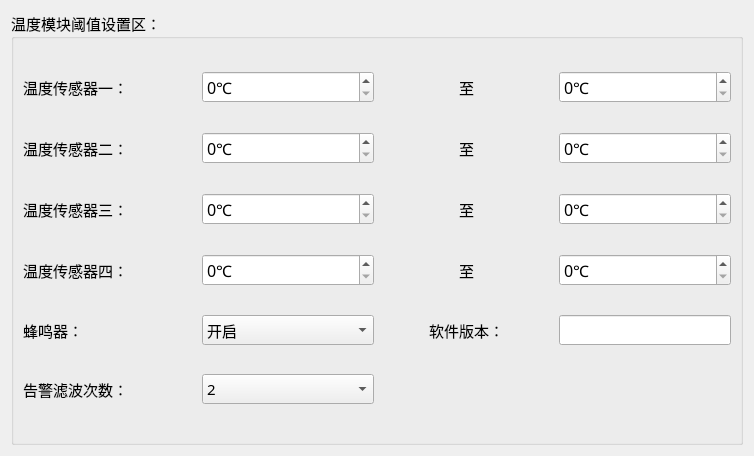
<?xml version="1.0" encoding="UTF-8"?>
<ui version="4.0">
 <class>Set_temper</class>
 <widget class="QWidget" name="Set_temper">
  <property name="geometry">
   <rect>
    <x>0</x>
    <y>0</y>
    <width>754</width>
    <height>456</height>
   </rect>
  </property>
  <property name="windowTitle">
   <string>Form</string>
  </property>
  <layout class="QVBoxLayout" name="verticalLayout">
   <item>
    <widget class="QGroupBox" name="groupBox_2">
     <property name="font">
      <font>
       <family>微软雅黑</family>
       <pointsize>11</pointsize>
      </font>
     </property>
     <property name="title">
      <string>温度模块阈值设置区：</string>
     </property>
     <layout class="QGridLayout" name="gridLayout">
      <item row="0" column="3">
       <widget class="QDoubleSpinBox" name="tem_maxSpinBox_1">
        <property name="sizePolicy">
         <sizepolicy hsizetype="Preferred" vsizetype="Fixed">
          <horstretch>0</horstretch>
          <verstretch>0</verstretch>
         </sizepolicy>
        </property>
        <property name="font">
         <font>
          <family>微软雅黑</family>
          <pointsize>12</pointsize>
         </font>
        </property>
        <property name="suffix">
         <string>℃</string>
        </property>
        <property name="decimals">
         <number>0</number>
        </property>
       </widget>
      </item>
      <item row="0" column="0">
       <widget class="QLabel" name="tem1">
        <property name="font">
         <font>
          <family>微软雅黑</family>
          <pointsize>11</pointsize>
         </font>
        </property>
        <property name="text">
         <string>温度传感器一：</string>
        </property>
       </widget>
      </item>
      <item row="1" column="3">
       <widget class="QDoubleSpinBox" name="tem_maxSpinBox_2">
        <property name="sizePolicy">
         <sizepolicy hsizetype="Preferred" vsizetype="Fixed">
          <horstretch>0</horstretch>
          <verstretch>0</verstretch>
         </sizepolicy>
        </property>
        <property name="font">
         <font>
          <family>微软雅黑</family>
          <pointsize>12</pointsize>
         </font>
        </property>
        <property name="suffix">
         <string>℃</string>
        </property>
        <property name="decimals">
         <number>0</number>
        </property>
       </widget>
      </item>
      <item row="2" column="1">
       <widget class="QDoubleSpinBox" name="tem_minSpinBox_3">
        <property name="sizePolicy">
         <sizepolicy hsizetype="Preferred" vsizetype="Fixed">
          <horstretch>0</horstretch>
          <verstretch>0</verstretch>
         </sizepolicy>
        </property>
        <property name="font">
         <font>
          <family>微软雅黑</family>
          <pointsize>12</pointsize>
         </font>
        </property>
        <property name="suffix">
         <string>℃</string>
        </property>
        <property name="decimals">
         <number>0</number>
        </property>
       </widget>
      </item>
      <item row="5" column="1">
       <widget class="QComboBox" name="filter_comboBox">
        <property name="font">
         <font>
          <family>微软雅黑</family>
          <pointsize>11</pointsize>
         </font>
        </property>
        <property name="currentText">
         <string>2</string>
        </property>
        <item>
         <property name="text">
          <string>2</string>
         </property>
        </item>
        <item>
         <property name="text">
          <string>3</string>
         </property>
        </item>
        <item>
         <property name="text">
          <string>4</string>
         </property>
        </item>
        <item>
         <property name="text">
          <string>5</string>
         </property>
        </item>
       </widget>
      </item>
      <item row="1" column="1">
       <widget class="QDoubleSpinBox" name="tem_minSpinBox_2">
        <property name="sizePolicy">
         <sizepolicy hsizetype="Preferred" vsizetype="Fixed">
          <horstretch>0</horstretch>
          <verstretch>0</verstretch>
         </sizepolicy>
        </property>
        <property name="font">
         <font>
          <family>微软雅黑</family>
          <pointsize>12</pointsize>
         </font>
        </property>
        <property name="suffix">
         <string>℃</string>
        </property>
        <property name="decimals">
         <number>0</number>
        </property>
       </widget>
      </item>
      <item row="1" column="2">
       <widget class="QLabel" name="tem2_2">
        <property name="font">
         <font>
          <family>微软雅黑</family>
          <pointsize>11</pointsize>
         </font>
        </property>
        <property name="text">
         <string>至</string>
        </property>
        <property name="alignment">
         <set>Qt::AlignCenter</set>
        </property>
       </widget>
      </item>
      <item row="0" column="1">
       <widget class="QDoubleSpinBox" name="tem_minSpinBox_1">
        <property name="sizePolicy">
         <sizepolicy hsizetype="Preferred" vsizetype="Fixed">
          <horstretch>0</horstretch>
          <verstretch>0</verstretch>
         </sizepolicy>
        </property>
        <property name="font">
         <font>
          <family>微软雅黑</family>
          <pointsize>12</pointsize>
         </font>
        </property>
        <property name="wrapping">
         <bool>false</bool>
        </property>
        <property name="suffix">
         <string>℃</string>
        </property>
        <property name="decimals">
         <number>0</number>
        </property>
       </widget>
      </item>
      <item row="2" column="2">
       <widget class="QLabel" name="tem3_3">
        <property name="font">
         <font>
          <family>微软雅黑</family>
          <pointsize>11</pointsize>
         </font>
        </property>
        <property name="text">
         <string>至</string>
        </property>
        <property name="alignment">
         <set>Qt::AlignCenter</set>
        </property>
       </widget>
      </item>
      <item row="3" column="2">
       <widget class="QLabel" name="tem4_4">
        <property name="font">
         <font>
          <family>微软雅黑</family>
          <pointsize>11</pointsize>
         </font>
        </property>
        <property name="text">
         <string>至</string>
        </property>
        <property name="alignment">
         <set>Qt::AlignCenter</set>
        </property>
       </widget>
      </item>
      <item row="0" column="2">
       <widget class="QLabel" name="tem1_1">
        <property name="font">
         <font>
          <family>微软雅黑</family>
          <pointsize>11</pointsize>
         </font>
        </property>
        <property name="text">
         <string>至</string>
        </property>
        <property name="alignment">
         <set>Qt::AlignCenter</set>
        </property>
       </widget>
      </item>
      <item row="4" column="1">
       <widget class="QComboBox" name="buzzer_comboBox">
        <property name="font">
         <font>
          <family>微软雅黑</family>
          <pointsize>11</pointsize>
         </font>
        </property>
        <item>
         <property name="text">
          <string>开启</string>
         </property>
        </item>
        <item>
         <property name="text">
          <string>关闭</string>
         </property>
        </item>
       </widget>
      </item>
      <item row="3" column="1">
       <widget class="QDoubleSpinBox" name="tem_minSpinBox_4">
        <property name="sizePolicy">
         <sizepolicy hsizetype="Preferred" vsizetype="Fixed">
          <horstretch>0</horstretch>
          <verstretch>0</verstretch>
         </sizepolicy>
        </property>
        <property name="font">
         <font>
          <family>微软雅黑</family>
          <pointsize>12</pointsize>
         </font>
        </property>
        <property name="suffix">
         <string>℃</string>
        </property>
        <property name="decimals">
         <number>0</number>
        </property>
       </widget>
      </item>
      <item row="5" column="0">
       <widget class="QLabel" name="label_3">
        <property name="font">
         <font>
          <family>微软雅黑</family>
          <pointsize>11</pointsize>
         </font>
        </property>
        <property name="text">
         <string>告警滤波次数：</string>
        </property>
       </widget>
      </item>
      <item row="3" column="0">
       <widget class="QLabel" name="tem4">
        <property name="font">
         <font>
          <family>微软雅黑</family>
          <pointsize>11</pointsize>
         </font>
        </property>
        <property name="text">
         <string>温度传感器四：</string>
        </property>
       </widget>
      </item>
      <item row="3" column="3">
       <widget class="QDoubleSpinBox" name="tem_maxSpinBox_4">
        <property name="sizePolicy">
         <sizepolicy hsizetype="Preferred" vsizetype="Fixed">
          <horstretch>0</horstretch>
          <verstretch>0</verstretch>
         </sizepolicy>
        </property>
        <property name="font">
         <font>
          <family>微软雅黑</family>
          <pointsize>12</pointsize>
         </font>
        </property>
        <property name="suffix">
         <string>℃</string>
        </property>
        <property name="decimals">
         <number>0</number>
        </property>
       </widget>
      </item>
      <item row="4" column="0">
       <widget class="QLabel" name="label_2">
        <property name="font">
         <font>
          <family>微软雅黑</family>
          <pointsize>11</pointsize>
         </font>
        </property>
        <property name="text">
         <string>蜂鸣器：</string>
        </property>
       </widget>
      </item>
      <item row="2" column="3">
       <widget class="QDoubleSpinBox" name="tem_maxSpinBox_3">
        <property name="sizePolicy">
         <sizepolicy hsizetype="Preferred" vsizetype="Fixed">
          <horstretch>0</horstretch>
          <verstretch>0</verstretch>
         </sizepolicy>
        </property>
        <property name="font">
         <font>
          <family>微软雅黑</family>
          <pointsize>12</pointsize>
         </font>
        </property>
        <property name="suffix">
         <string>℃</string>
        </property>
        <property name="decimals">
         <number>0</number>
        </property>
       </widget>
      </item>
      <item row="1" column="0">
       <widget class="QLabel" name="tem2">
        <property name="font">
         <font>
          <family>微软雅黑</family>
          <pointsize>11</pointsize>
         </font>
        </property>
        <property name="text">
         <string>温度传感器二：</string>
        </property>
       </widget>
      </item>
      <item row="2" column="0">
       <widget class="QLabel" name="tem3">
        <property name="font">
         <font>
          <family>微软雅黑</family>
          <pointsize>11</pointsize>
         </font>
        </property>
        <property name="text">
         <string>温度传感器三：</string>
        </property>
       </widget>
      </item>
      <item row="4" column="3">
       <widget class="QLineEdit" name="tem_versionEdit">
        <property name="sizePolicy">
         <sizepolicy hsizetype="Preferred" vsizetype="Fixed">
          <horstretch>0</horstretch>
          <verstretch>0</verstretch>
         </sizepolicy>
        </property>
       </widget>
      </item>
      <item row="4" column="2">
       <widget class="QLabel" name="label">
        <property name="text">
         <string>软件版本：</string>
        </property>
        <property name="alignment">
         <set>Qt::AlignCenter</set>
        </property>
       </widget>
      </item>
     </layout>
    </widget>
   </item>
  </layout>
 </widget>
 <resources/>
 <connections/>
</ui>
